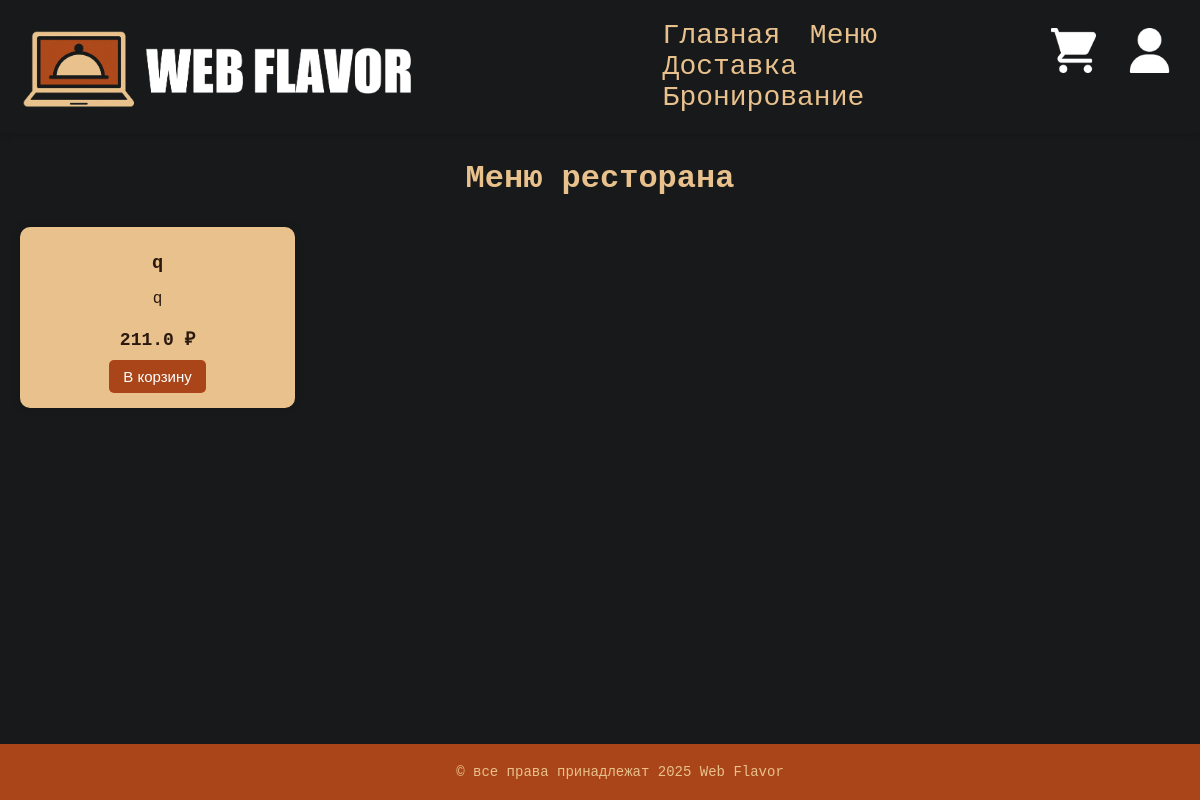
Before: /menu with the older database file.
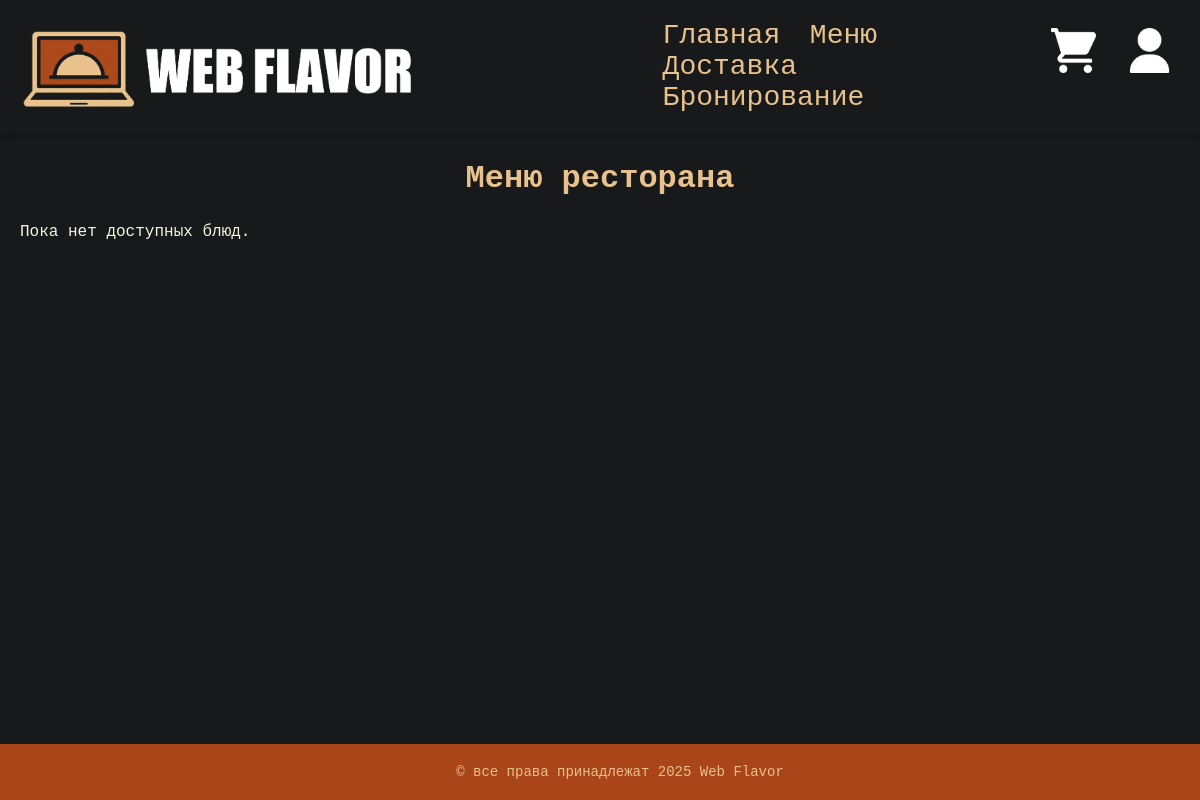
After: the same page with the newer database file.
### app.py (models this page shows)
class Product(db.Model):
    id = db.Column(db.Integer, primary_key=True)
    name = db.Column(db.String(100), nullable=False)
    description = db.Column(db.String(200))
    price = db.Column(db.Float, nullable=False)
    image_url = db.Column(db.String(200))

### app.py (the view)
@app.route('/menu')
def menu():
    products = Product.query.all()
    return render_template('menu.html', products=products)

### templates/menu.html (shortened to what this page needs)
{% extends "base.html" %}
{% block content %}
<div class="container">
  <h2>Меню ресторана</h2>
  {% if products %}
    <div class="product-grid">
      {% for product in products %}
        <div class="product-card">
          <h3>{{ product.name }}</h3>
          <p>{{ product.description }}</p>
          <p class="price">{{ product.price }} ₽</p>
          <form method="POST" action="{{ url_for('add_to_cart', product_id=product.id) }}">
            <button type="submit">В корзину</button>
          </form>
        </div>
      {% endfor %}
    </div>
  {% else %}
    <p>Пока нет доступных блюд.</p>
  {% endif %}
</div>
{% endblock %}

### templates/base.html (shortened to what this page needs)
<!DOCTYPE html>
<html lang="ru">
<head>
    <link rel="stylesheet" href="{{ url_for('static', filename='style.css') }}">
</head>
<body>
  <header>
    <div class="logo">
      <img src="{{ url_for('static', filename='images/logo.png') }}" alt="Логотип">
    </div>
    <head>
      <link rel="stylesheet" href="{{ url_for('static', filename='style.css') }}">
      <div class="right-nav">
        <div class="left-nav">
          <a href="{{ url_for('index') }}">Главная</a>
          <a href="{{ url_for('menu') }}">Меню</a>
          <a href="{{ url_for('delivery') }}">Доставка</a>
          <a href="{{ url_for('booking') }}">Бронирование</a>
        </div>
        <div class="profile-cart">
          <a href="{{ url_for('cart') }}" class="header-icon" title="Корзина">
            <img src="{{ url_for('static', filename='images/cart_icon.png') }}" alt="Корзина">
          </a>
          <a href="{{ url_for('profile') }}" class="header-icon" title="Профиль">
            <img src="{{ url_for('static', filename='images/profile_icon.png') }}" alt="Профиль">
          </a>
        </div>
      </div>
    </head>
  </header>
  {% block content %}{% endblock %}
  <footer>
    <p>&copy; все права принадлежат 2025 Web Flavor</p>
  </footer>
</body>
</html>

### static/style.css (style rules this page uses)
body { font-family: 'Courier New', Courier, monospace; background-color: #18191a; color: #F5F5DC ; margin: 0; padding: 0; }
header { display: flex; position: relative; justify-content: space-between; align-items: flex-end; padding: 20px; background-color: #18191a; box-shadow: 0 4px 6px rgba(0, 0, 0, 0.1); }
header .logo img { display: flex; ; justify-content: left; height: 85px; }
.logo img { height: 40px; }
.right-nav { display: flex; padding-left: 250px; }
.left-nav a { color: #E8C18D; text-decoration: none; margin-right: 20px; font-size: 28px; transition: color 0.3s ease; justify-items: right; align-items: right; }
.profile-cart { display: flex; justify-items: right; align-items: right; gap: 15px; padding-left: 70px; }
.header-icon { display: flex; align-items: flex-start; justify-content: center; background-color: #18191a; padding: 8px; border-radius: 10px; transition: background-color 0.3s, transform 0.2s; }
.header-icon img { width: 45px; height: 45px; }
.container { max-width: 1200px; margin: 20px auto; padding: 0 20px; }
h2 { text-align: center; font-size: 2rem; color: #E8C18D; }
footer { background-color: #A94518; color: #E8C18D; text-align: center; padding: 20px; position: fixed; width: 100%; bottom: 0; left: 0; }
footer p { margin: 0; font-size: 14px; }

Changed rows visible on the page:
removed Product: name "q", description "q", price "211.0"
Other visible differences:
text now shown: "Пока нет доступных блюд."
